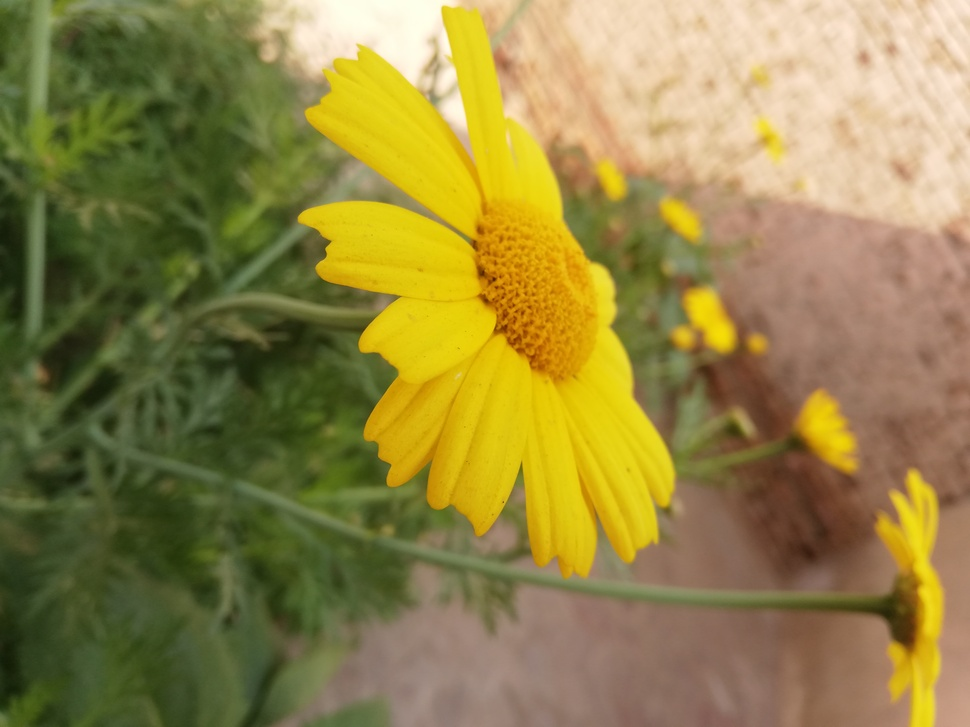
#> input picture images/flower.jpg, 970 x 727 px, shrunk from 4608 x 3456 before the run
$ jupyter execute picture-to-sketch.ipynb   (older library calls are emulated)
#> lines starting #> are read from the running program, lines starting #| are printed output that depends on the picture; after the words box and inside, x2 and y2 are one past the last pixel; in counts of white or black regions, pixels touching at a corner belong together
# **Transform Photos to Sketches and Paintings with OpenCV**

[cell 1]
import numpy as np
import matplotlib.pyplot as plt
import cv2

[cell 2]
img = cv2.imread("./images/flower.jpg")
#> img is the input picture: shape (727, 970, 3); mean B, G, R 70.2, 131.8, 145.4
plt.axis('off')
plt.imshow(img)

[cell 3]
img_rgb = cv2.cvtColor(img, cv2.COLOR_BGR2RGB)
plt.axis('off')
plt.imshow(img_rgb)

[cell 4]
gray = cv2.cvtColor(img, cv2.COLOR_BGR2GRAY)
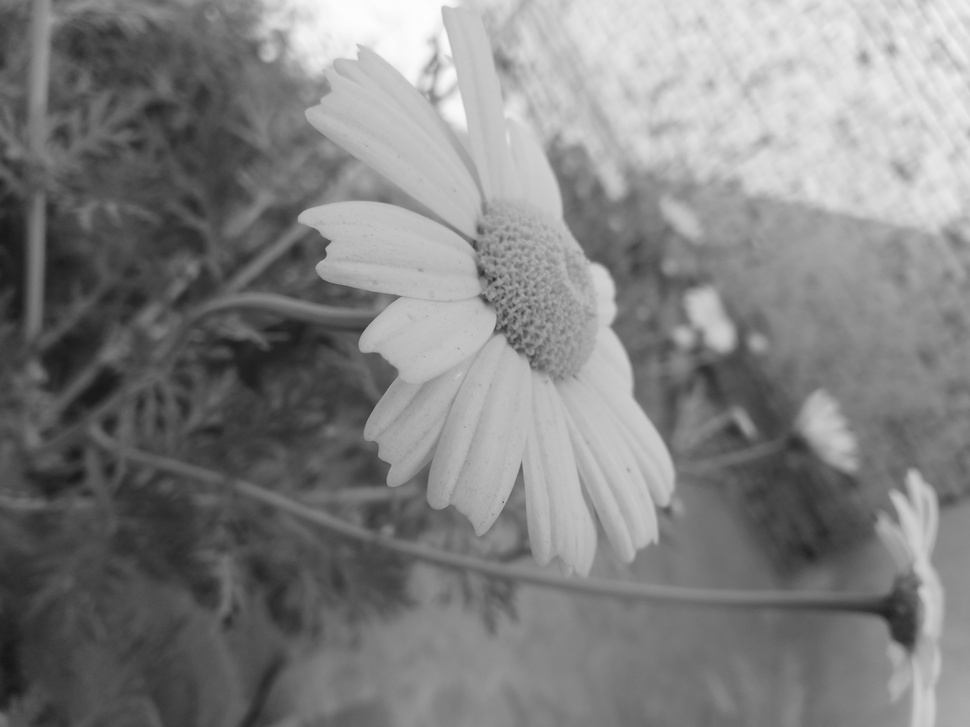
#> gray: shape (727, 970); min 22, max 253, mean 128.9
plt.axis('off')
plt.imshow(gray, cmap = 'gray')

[cell 5]
blur = cv2.GaussianBlur(gray,(5,5), 4)
plt.axis('off')
plt.imshow(blur, cmap = 'gray')

[cell 6]
sobelx = cv2.Sobel(blur,cv2.CV_64F,1,0,ksize=5) # Change in horizonal direction, dx
sobely = cv2.Sobel(blur,cv2.CV_64F,0,1,ksize=5) # Change in verticle direction, dy
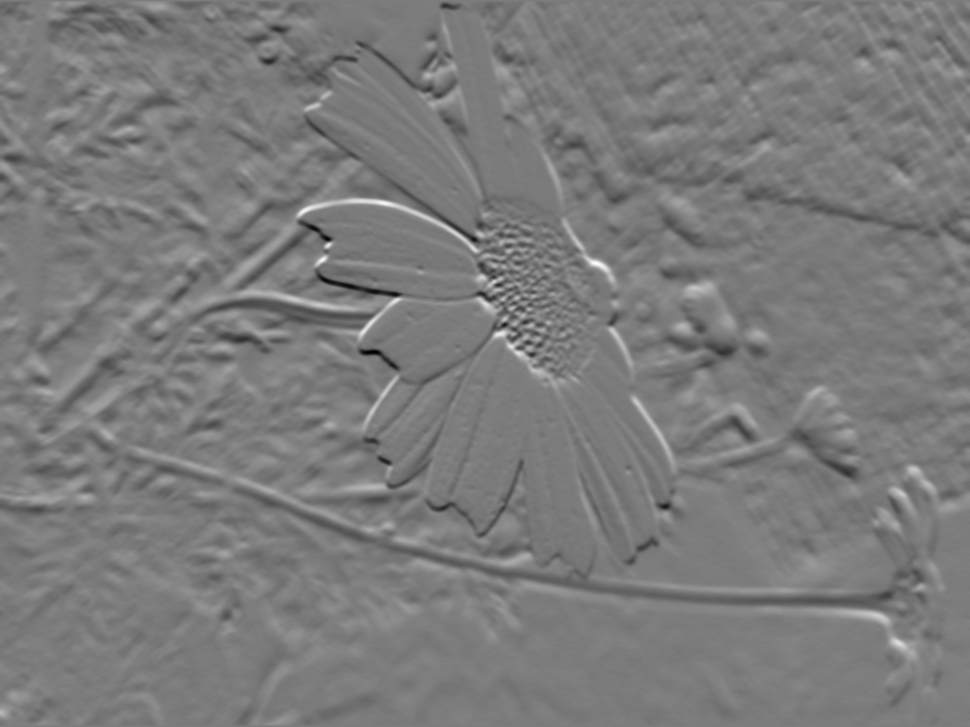
#> sobely: shape (727, 970) float64; min -2104, max 2212, mean -15.4; drawn with min black and max white
gradmag_sq = np.square(sobelx)+np.square(sobely) # Square the images element-wise and then add them together
gradmag = np.sqrt(gradmag_sq) # Take the square root of the resulting image element-wise to get the gradient magnitude
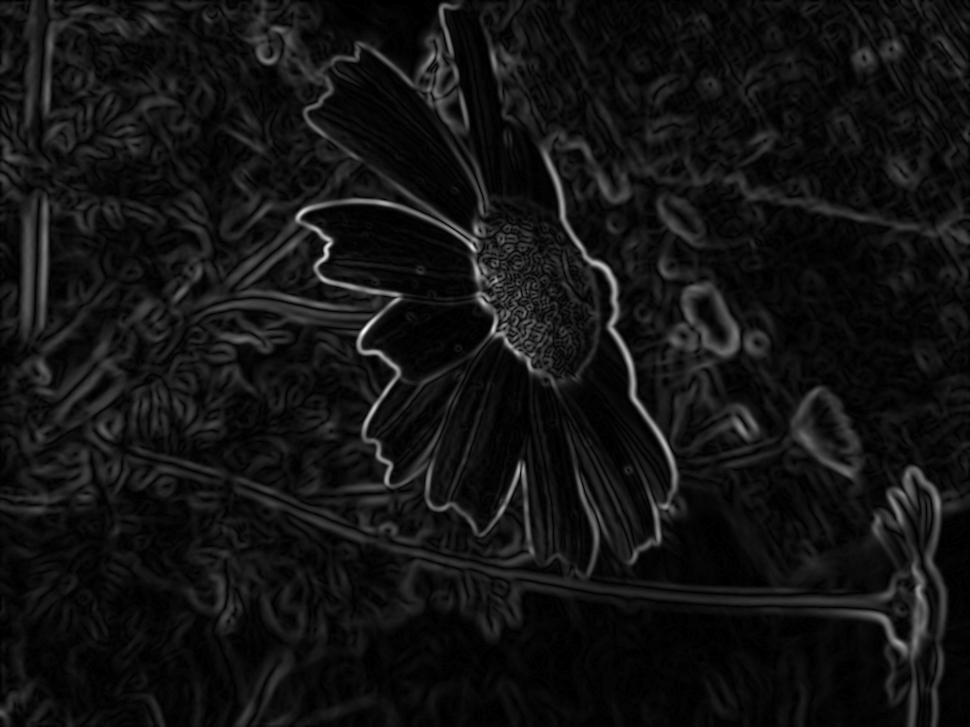
#> gradmag: shape (727, 970) float64; min 0, max 3100.3, mean 231.3; drawn with min black and max white
plt.axis('off')
plt.imshow(gradmag, cmap ='gray')

[cell 7]
gradmag_inv = 255-gradmag
plt.axis('off')
plt.imshow(gradmag_inv, cmap = "gray")

[cell 8]
thresh_value, thresh_img = cv2.threshold(gradmag_inv,10,255,cv2.THRESH_BINARY)
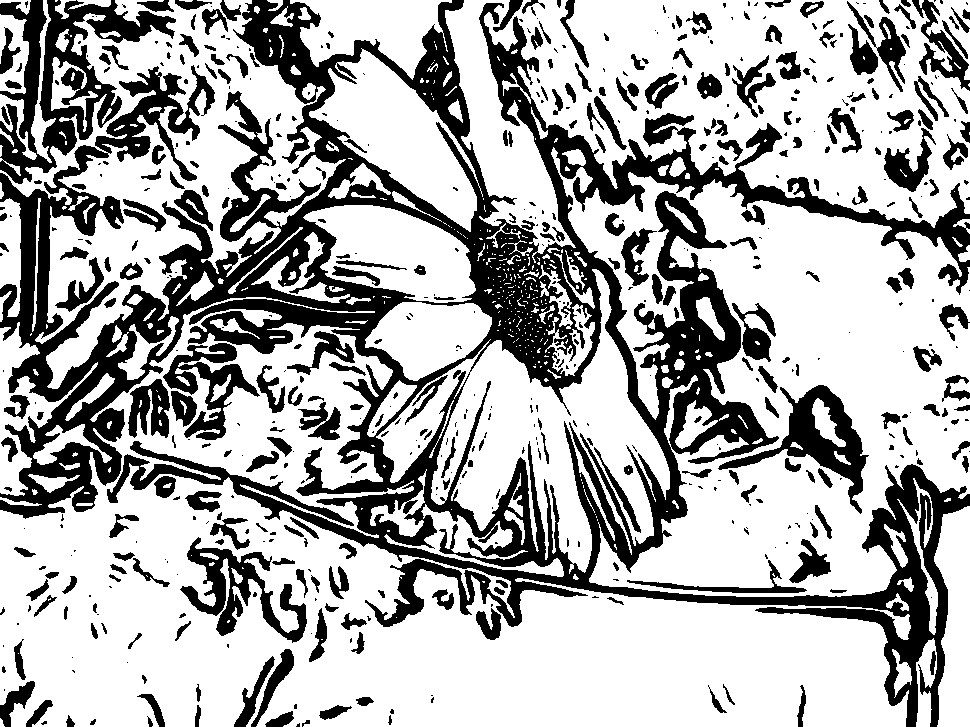
#> thresh_img: shape (727, 970) float64; 68.1% white; 590 black regions (299 under 20 px), largest, box (x1, y1, x2, y2) and area: (0, 0, 970, 727) 150941, (0, 0, 176, 184) 11275, (718, 385, 869, 514) 4854
plt.axis('off')
plt.imshow(thresh_img, cmap = 'gray')

[cell 9]
pencilsketch_gray, pencilsketch_color  = cv2.pencilSketch(img_rgb, sigma_s=60, sigma_r=0.07, shade_factor=0.05)
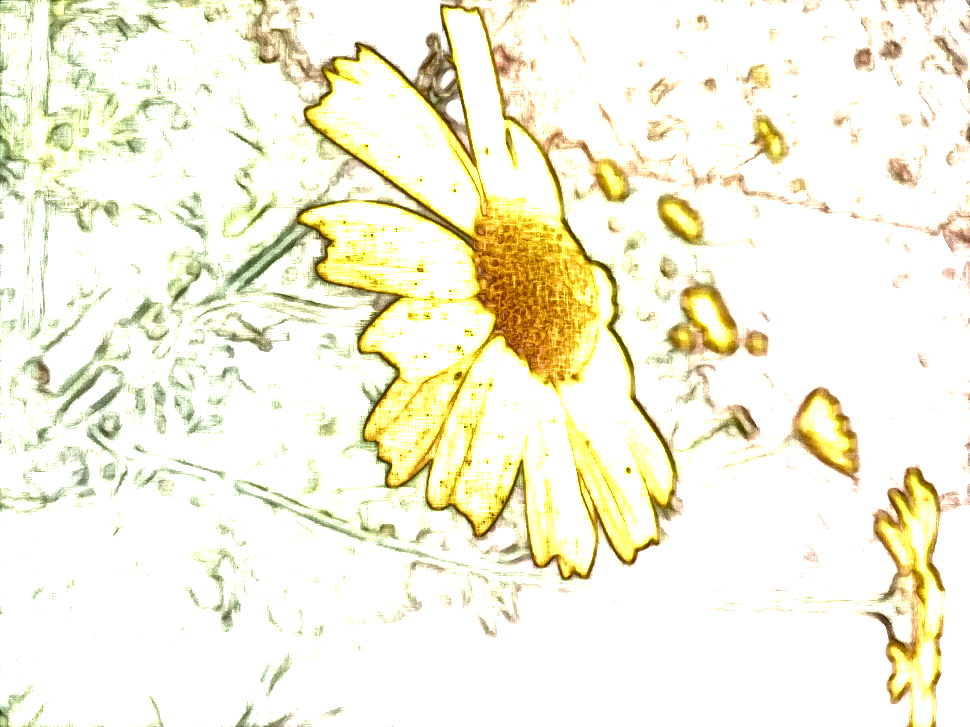
#> pencilsketch_color: shape (727, 970, 3); mean R, G, B 245.1, 242.4, 222
plt.axis('off')
plt.imshow(pencilsketch_gray, cmap ='gray')

[cell 10]
plt.axis('off')
plt.imshow(pencilsketch_color)

[cell 11]
waterpainting = cv2.stylization(img_rgb, sigma_s=3, sigma_r=3)
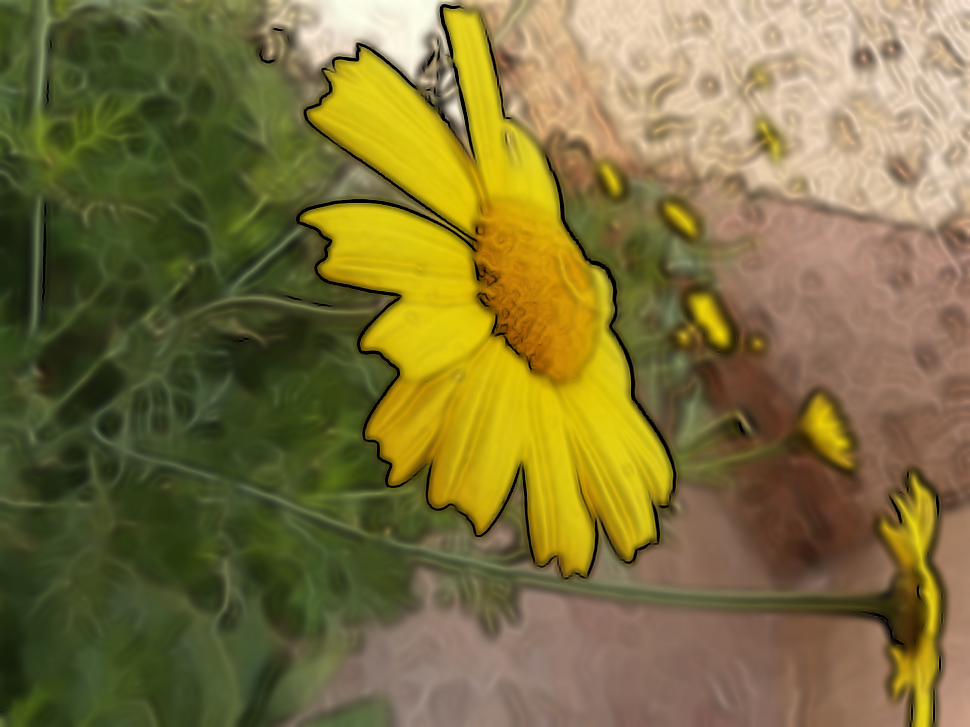
#> waterpainting: shape (727, 970, 3); mean R, G, B 124.6, 113, 60.7
plt.axis('off')
plt.imshow(waterpainting)
